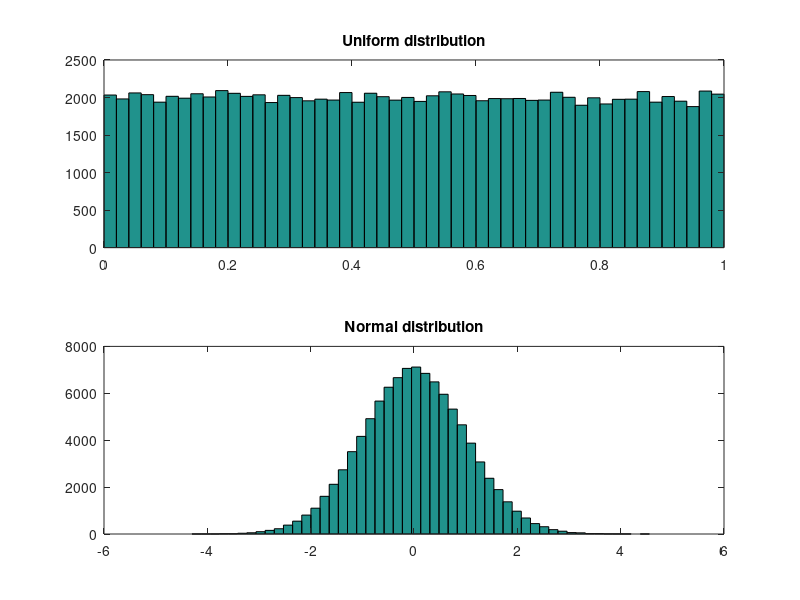

MATLAB code for this plot:
% Histogram
clear all
close all

N = 100000; % Number of samples.
M = 50;    % Number of bins.

x_uniform = rand(N, 1);
x_normal = randn(N, 1);

figure(1);
subplot(2, 1, 1);
hist(x_uniform, M);
title('Uniform distribution');

subplot(2, 1, 2);
hist(x_normal, M);
title('Normal distribution');
